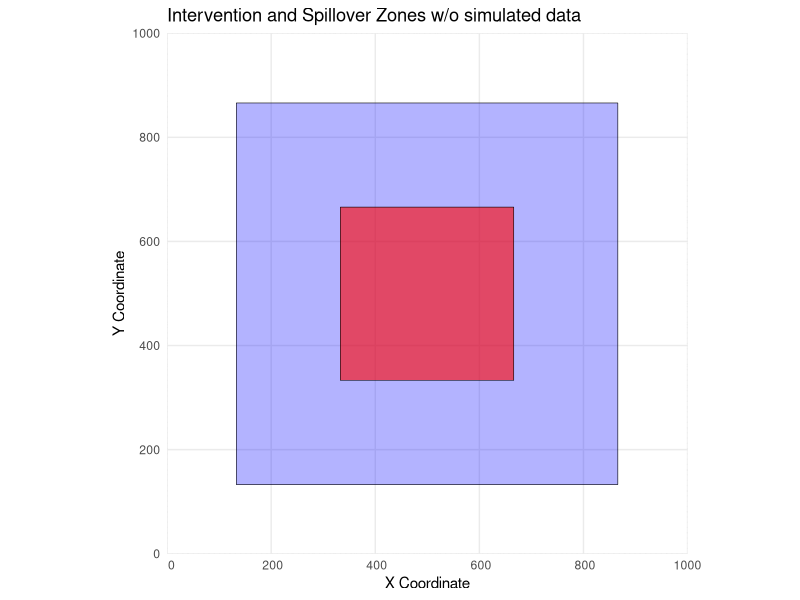
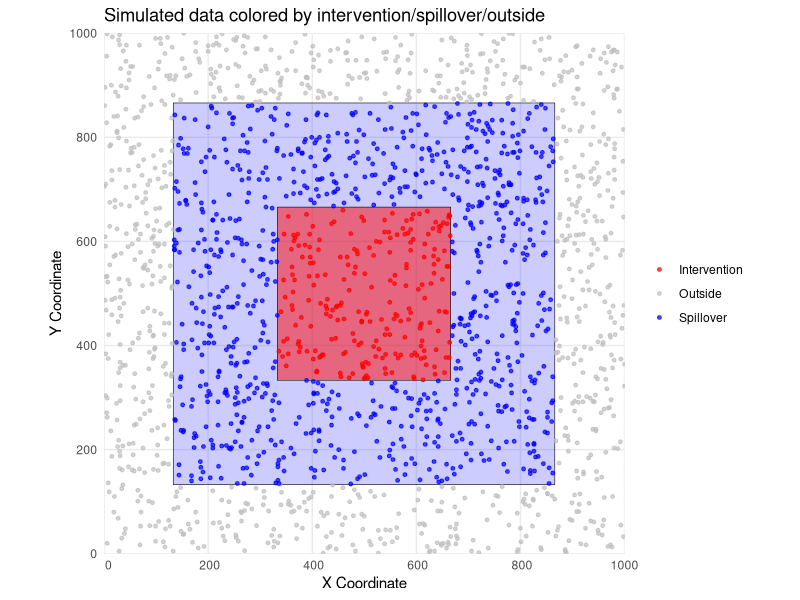
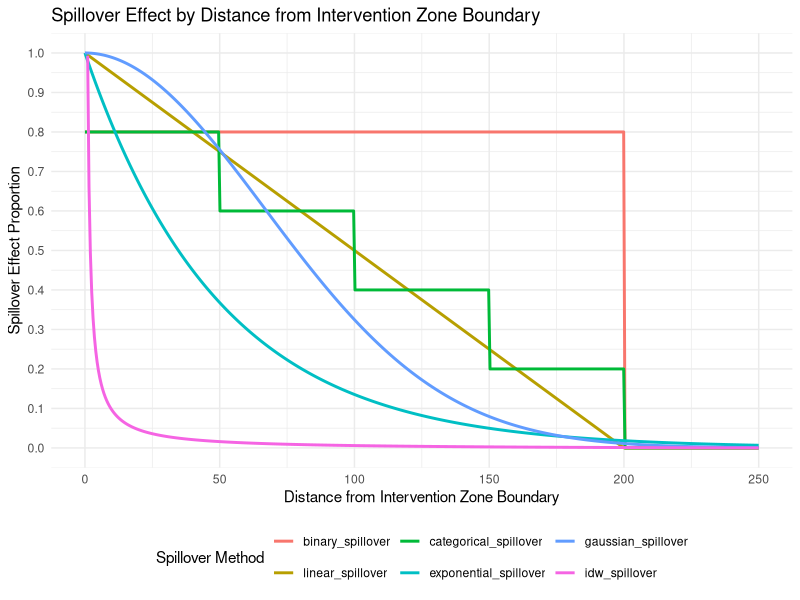
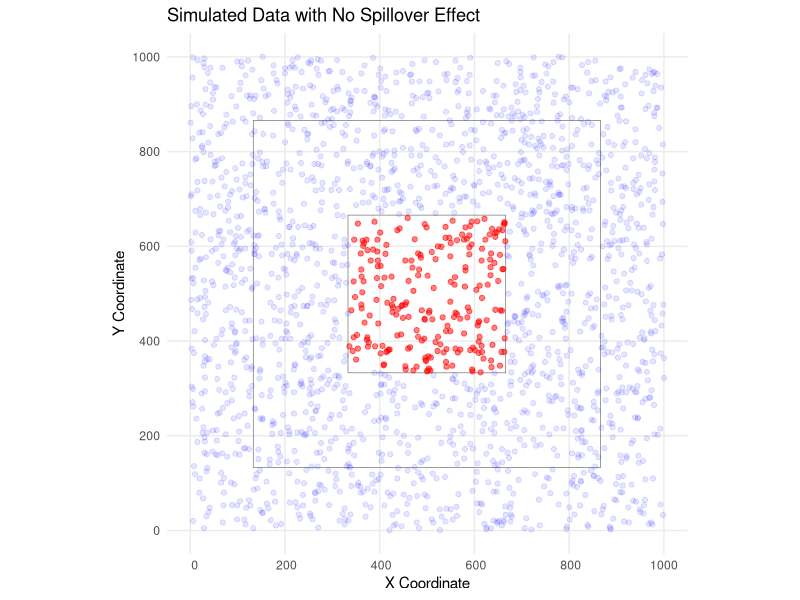
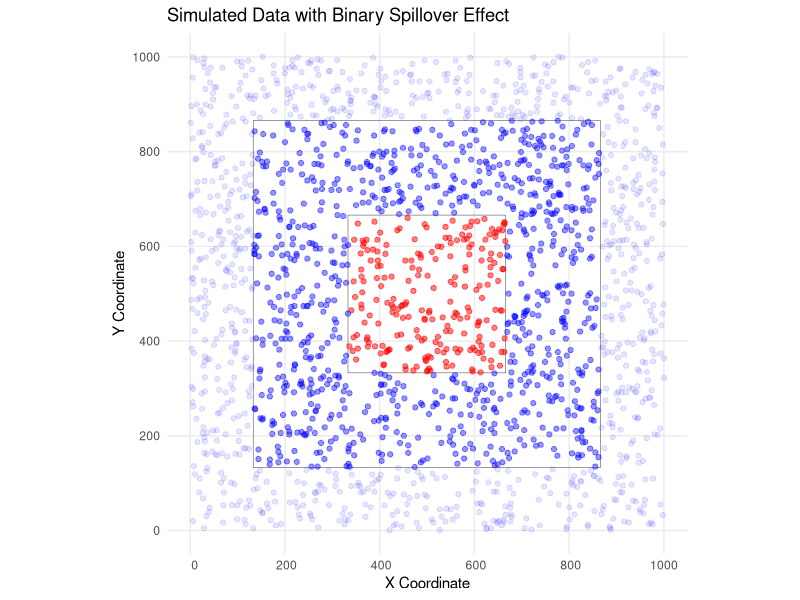
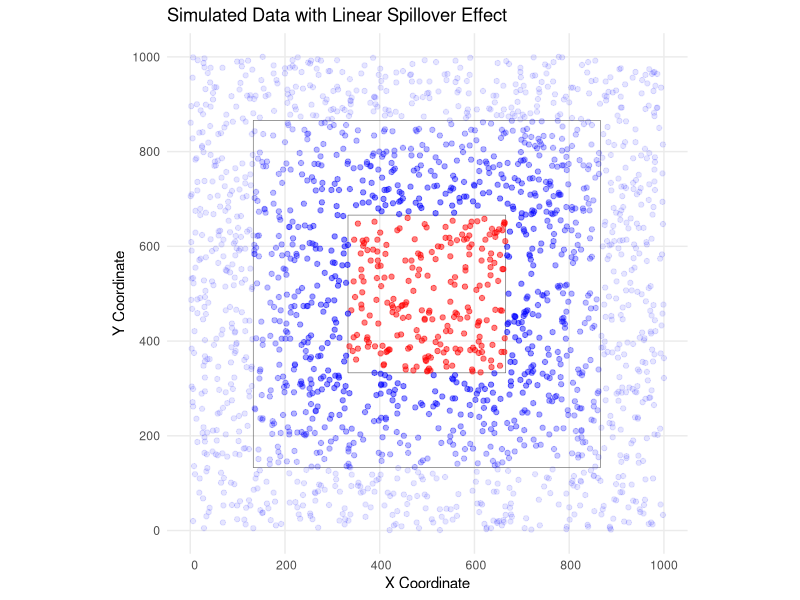
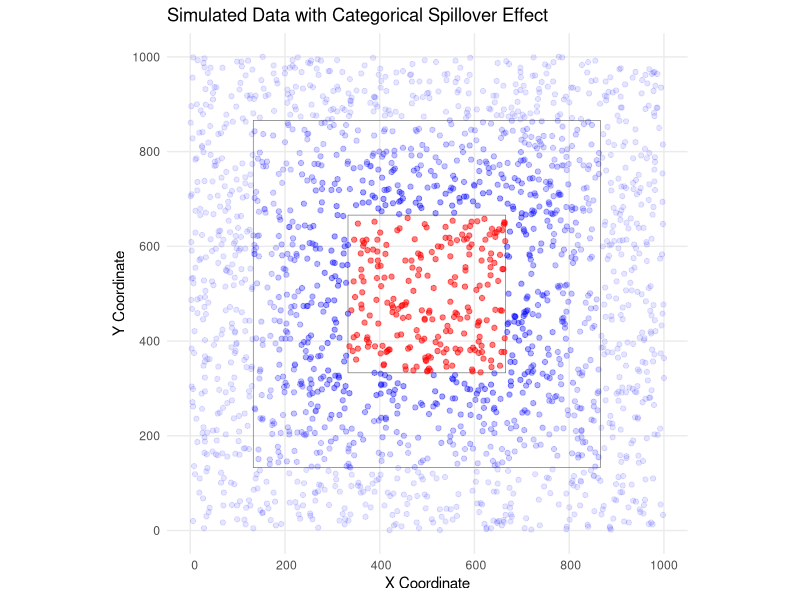
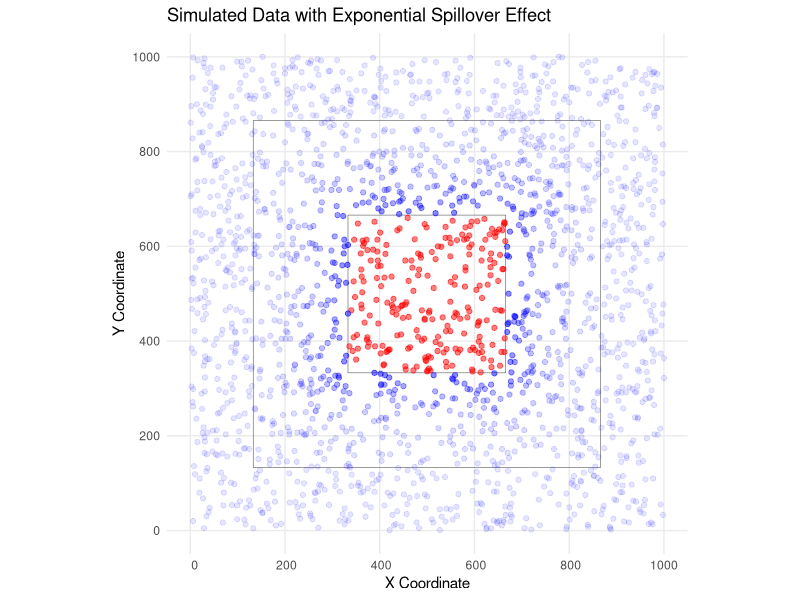

R code for these plots, in order:
## ---- chunk 1
# load packages
library(tidyverse)
library(ggplot2)
library(sf) # simple features - store & manipulate spatial data
library(reshape2)
library(gridExtra)

# set seed
set.seed(2024)
## ---- chunk 2
### Create intervention & spillover polygons ###
# Define the intervention zone polygon (333,333) to (666,666)
intervention_zone <- st_polygon(list(matrix(c(333, 333,
                                              666, 333,
                                              666, 666,
                                              333, 666,
                                              333, 333), 
                                            ncol = 2, byrow = TRUE)))

# Define the spillover zone polygon (133,133) to (866,866)
spillover_zone <- st_polygon(list(matrix(c(133, 133,
                                           866, 133,
                                           866, 866,
                                           133, 866,
                                           133, 133), 
                                         ncol = 2, byrow = TRUE)))

# Create sf objects for both polygons (simple feature collection of geometries) (CRS=NA is unit-based instead of map-based)
intervention_sf <- st_sfc(intervention_zone, crs = NA_crs_)
spillover_sf <- st_sfc(spillover_zone, crs = NA_crs_)
## ---- chunk 3
### Plot polygons to check ###
# Create simple data frames for both polygons
intervention_zone_df <- st_as_sf(data.frame(geometry = intervention_sf, zone = "Intervention"))
spillover_zone_df <- st_as_sf(data.frame(geometry = spillover_sf, zone = "Spillover"))

# Combine both data frames into one for plotting
zones_df <- rbind(intervention_zone_df, spillover_zone_df)

# Plot using ggplot2
ggplot() +
  # Plot spillover zone in blue
  geom_sf(data = spillover_zone_df, fill = "blue", alpha = 0.3, color = "black", size = 1) +
  # Plot intervention zone in red
  geom_sf(data = intervention_zone_df, fill = "red", alpha = 0.6, color = "black", size = 1) +
  # Set limits to match the grid size
  coord_sf(xlim = c(0, 1000), ylim = c(0, 1000), expand = FALSE) +
  # set plot theme
  theme_minimal() +
  # assign title/x/y labels
  labs(title = "Intervention and Spillover Zones w/o simulated data", x = "X Coordinate", y = "Y Coordinate")
## ---- chunk 4
### Simulate coordinates for Cells (location) ###
# Create a 1000x1000 grid
grid_size <- 1000

# Simulate 2000 random points on the grid with integer coordinates
points <- tibble(x = sample(1:grid_size, 2000, replace = TRUE), 
                 y = sample(1:grid_size, 2000, replace = TRUE))

# Convert points to sf (simple features) objects
points_sf <- st_as_sf(points, coords = c("x", "y"), crs = NA_crs_)

# Compute the distance from each point to the intervention zone & add to points df
distances <- st_distance(points_sf, intervention_sf)
points$intervention_distance <- as.vector(distances)

# Add indicators for if point is inside the intervention zone (1 if inside, 0 if not)
points$intervention_zone <- ifelse(st_within(points_sf, intervention_sf, sparse = FALSE), 1, 0)

# Add indicators for if point is inside the spillover zone (outside intervention zone)
points$spillover_zone <- ifelse(
  st_within(points_sf, spillover_sf, sparse = FALSE) & !st_within(points_sf, intervention_sf, sparse = FALSE), 1, 0)

# Add column "zone" as intervention/spillover/outside for each point
points$zone <- ifelse(points$intervention_zone == 1, "Intervention",
                      ifelse(points$spillover_zone == 1, "Spillover", "Outside"))
## ---- chunk 5
### Plot points on top of grid colored by zone ###
# Convert the points into an sf object using the coordinates (x, y)
points_sf <- st_as_sf(points, coords = c("x", "y"), crs = NA_crs_)

# Plot the polygons and the points
ggplot() +
  # Plot the spillover zone in blue
  geom_sf(data = spillover_sf, fill = "blue", alpha = 0.2, color = "black", size = 1) +
  # Plot the intervention zone in red
  geom_sf(data = intervention_sf, fill = "red", alpha = 0.5, color = "black", size = 1) +
  # Plot the points, color them based on the zone
  geom_sf(data = points_sf, aes(color = zone), size = 1, alpha = 0.7) +
  # set colors for each zone
  scale_color_manual(values = c("Intervention" = "red", "Spillover" = "blue", "Outside" = "grey")) +
  # set plot coordinates
  coord_sf(xlim = c(0, 1000), ylim = c(0, 1000), expand = FALSE) +
  # set plot theme
  theme_minimal() +
  # set plot labels
  labs(title = "Simulated data colored by intervention/spillover/outside", x = "X Coordinate", y = "Y Coordinate") +
  theme(legend.title = element_blank())  # Remove legend title
## ---- chunk 6
### Set Constants ###
# Define constants for outcome computation
alpha <- 0.2
beta <- 1

# max distance
max_distance <- sqrt((133-333)^2 + (866-666)^2)
## ---- chunk 7
### Compute Response (no spillover) ###
# Calculate distances between each point and the intervention zone
intervention_distance <- points$intervention_distance

# Compute the outcome value: outcome = alpha + beta * x_i
points$outcome_none <- alpha + beta * points$intervention_zone
## ---- chunk 8
### Compute Binary Spillover effect ###
# maximum spillover effect
spillover_binary_max <- 0.8

# compute binary spillover outcomes
spillover_binary <- spillover_binary_max * points$spillover_zone
points$outcome_binary <- points$outcome_none + spillover_binary
## ---- chunk 9
### Compute Linear Spillover effect ###
# maximum spillover effect
spillover_linear_max <- 1.0

# Compute linear_spillover for points in the spillover zone
linear_spillover <- ifelse(points$spillover_zone == 1, spillover_linear_max*(1-intervention_distance/max_distance), 0) # Linear decay
points$outcome_linear <- points$outcome_none + linear_spillover # add linear spillover adjusted outcome
## ---- chunk 10
### Compute Categorical Spillover Effect ###
# Buffer width is based on dividing the distance between spillover and intervention zones by 4
total_buffer_width <- 866 - 666  # The distance from the intervention zone to spillover boundary
buffer_width <- total_buffer_width / 4  # Divide the total width into 4 segments

# Create buffer zones from the intervention zone outward
segment_1 <- st_difference(st_buffer(intervention_sf, buffer_width), intervention_sf)
segment_2 <- st_difference(st_buffer(intervention_sf, buffer_width * 2), st_buffer(intervention_sf, buffer_width))
segment_3 <- st_difference(st_buffer(intervention_sf, buffer_width * 3), st_buffer(intervention_sf, buffer_width * 2))
segment_4 <- st_difference(st_buffer(intervention_sf, total_buffer_width), st_buffer(intervention_sf, buffer_width * 3))


# Loop through each segment and assign the appropriate spillover effect
categorical_spillover <- rep(0, nrow(points))
categorical_spillover[st_intersects(points_sf, segment_4, sparse = FALSE)] <- 0.2
categorical_spillover[st_intersects(points_sf, segment_3, sparse = FALSE)] <- 0.4
categorical_spillover[st_intersects(points_sf, segment_2, sparse = FALSE)] <- 0.6
categorical_spillover[st_intersects(points_sf, segment_1, sparse = FALSE)] <- 0.8

# add effect of 0.25 to any point in spillover zone that hasn't been assigned effect (corners that are left out)
spillover_effect_points <- st_intersects(points_sf, spillover_sf, sparse = FALSE)  # Identify points in spillover zone
no_effect_points <- is.na(categorical_spillover) | categorical_spillover == 0  # Identify points without an effect
categorical_spillover[spillover_effect_points & no_effect_points] <- 0.2

# Now calculate the overall outcome with the spillover effect
points$outcome_categorical <- points$outcome_none + categorical_spillover

# Plot categorical spillover zones (corners included with outermost zone)
# ggplot() +
#   geom_sf(data = spillover_sf, fill = "blue", alpha = 0.2) +  # Spillover zone in light blue
#   geom_sf(data = intervention_sf, fill = "red", alpha = 0.5) +  # Intervention zone in red
#   geom_sf(data = segment_1, fill = "yellow", alpha = 0.3) +  # First buffer zone
#   geom_sf(data = segment_2, fill = "green", alpha = 0.3) +   # Second buffer zone
#   geom_sf(data = segment_3, fill = "orange", alpha = 0.3) +  # Third buffer zone
#   geom_sf(data = segment_4, fill = "purple", alpha = 0.3) +  # Fourth buffer zone
#   theme_minimal() +
#   ggtitle("Concentric Buffer Zones to Spillover Zone Corners") +
#   coord_sf(xlim = c(0, 1000), ylim = c(0, 1000))
## ---- chunk 11
### Compute Exponential Spillover effect ###
# constants
spillover_exponential_max <- 1.0 # maximum spillover effect
k <- 5  # Decay rate

# Compute exponential_spillover for points in the spillover zone
exponential_spillover <- ifelse(points$spillover_zone == 1,
                                # exponential decay
                                spillover_exponential_max*exp(-k*(intervention_distance/max_distance)), 0)

# Compute the outcome with the exponential_spillover effect
points$outcome_exponential <- points$outcome_none + exponential_spillover
## ---- chunk 12
### Compute Gaussian Spillover effect ###
sigma <- max_distance / 3  # The standard deviation for the Gaussian decay, scaled to the distance

# Compute gaussian_spillover for points in the spillover zone
gaussian_spillover <- ifelse(points$spillover_zone == 1,
                                    # Gaussian decay
                                    exp(-(intervention_distance^2) / (2*sigma^2)), 0)

# Compute the outcome with the gaussian_spillover effect
points$outcome_gaussian <- points$outcome_none + gaussian_spillover
## ---- chunk 13
### Compute IDW Spillover effect ###
epsilon <- 0.001  # Small constant to prevent division by zero

# Compute IDW_spillover for points in the spillover zone
idw_spillover <- ifelse(points$spillover_zone == 1,
                        # IDW decay: 1 / (distance_to_intervention + epsilon)
                        1 / (intervention_distance + epsilon), 0)

# Normalize IDW_spillover to ensure it goes to 0 at the spillover boundary
idw_spillover <- ifelse(intervention_distance <= max_distance,
                        idw_spillover * (max_distance - intervention_distance) / max_distance, 0)

# adjust for boundary cases >1.0
idw_spillover <- ifelse(idw_spillover >= 1.0, 1.0, idw_spillover)

# Compute the outcome with the idw_spillover effect
points$outcome_idw <- points$outcome_none + idw_spillover
## ---- chunk 14
### Print preview of data ###
head(points)
## ---- chunk 15
### Mean Values of each Spillover Method ###
# breakdown further by intervention/spillover/other
mean(points$outcome_none) 

mean(points$outcome_binary)

mean(points$outcome_linear)

mean(points$outcome_categorical)

mean(points$outcome_exponential)

mean(points$outcome_gaussian)

mean(points$outcome_idw)
## ---- chunk 16
### Spillover Method Formulas ###
# Define distance range from 0 to 250
distance <- seq(0, 250, length.out = 500)

# Define spillover effects as functions of distance
# binary
binary_spillover <- ifelse(distance >= 0 & distance <= 200, 0.8, 0)

# linear
linear_spillover <- pmax(1 - (distance / 200), 0)

# categorical
categorical_spillover <- ifelse(distance <= 50, 0.8,
                                 ifelse(distance <= 100, 0.6,
                                        ifelse(distance <= 150, 0.4, 
                                               ifelse(distance <= 200, 0.2, 0))))

# exponential
exponential_spillover <- 1.0 * exp(-5 * (distance / 250))

# gaussian
gaussian_spillover <- exp(-(distance^2) / (2 * ((200/3)^2)))

# IDW
idw_spillover <- 1 / (distance + 0.001) * (1 - distance / 250)

### Plot ###
# Create a data frame for plotting
plot_data <- data.frame(
  distance = distance,
  binary_spillover = binary_spillover,
  linear_spillover = linear_spillover,
  categorical_spillover = categorical_spillover,
  exponential_spillover = exponential_spillover,
  gaussian_spillover = gaussian_spillover,
  idw_spillover = idw_spillover
)

# Reshape the data for ggplot
plot_data_long <- melt(plot_data, id.vars = "distance", variable.name = "spillover_method", value.name = "spillover_effect")

# Create the line plot
ggplot(plot_data_long, aes(x = distance, y = spillover_effect, color = spillover_method)) +
  geom_line(size = 1) +
  scale_y_continuous(limits = c(0, 1), breaks = seq(0, 1, 0.1)) +
  labs(
    title = "Spillover Effect by Distance from Intervention Zone Boundary",
    x = "Distance from Intervention Zone Boundary",
    y = "Spillover Effect Proportion",
    color = "Spillover Method"
  ) +
  theme_minimal() +
  theme(legend.position = "bottom")
## ---- chunk 17
### No Spillover ###
spillover_method <- points$outcome_none

plot_none <- ggplot() +
  # Plot intervention zone boundary
  geom_sf(data = intervention_sf, fill = NA, alpha = 0.5) +
  # Plot spillover zone boundary
  geom_sf(data = spillover_sf, fill = NA, alpha = 0.3) +
  # Plot points
  geom_point(data = points, 
             aes(x = x, y = y, 
                 color = ifelse(intervention_zone == 1, "red", "blue"),  # Color points based on zone
                 alpha = spillover_method),  # Adjust opacity based on response
             show.legend = FALSE) +  # Hide legend for points
  # Add labels
  labs(title = "Simulated Data with No Spillover Effect", x = "X Coordinate", y = "Y Coordinate") +
  # Set theme
  theme_minimal() +
  # Adjust color scale (maintain transparency)
  scale_color_identity() +  # Use specified colors directly
  scale_alpha(range = c(0.1, 0.5))  # Set alpha scale for transparency

# print plot
plot_none
## ---- chunk 18
### Binary Spillover ###
spillover_method <- points$outcome_binary

plot_binary <- ggplot() +
  # Plot intervention zone boundary
  geom_sf(data = intervention_sf, fill = NA, alpha = 0.5) +
  # Plot spillover zone boundary
  geom_sf(data = spillover_sf, fill = NA, alpha = 0.3) +
  # Plot points
  geom_point(data = points, 
             aes(x = x, y = y, 
                 color = ifelse(intervention_zone == 1, "red", "blue"),  # Color points based on zones
                 alpha = spillover_method),  # Adjust opacity based on response
             show.legend = FALSE) +  # Hide legend for points
  # Add labels
  labs(title = "Simulated Data with Binary Spillover Effect", x = "X Coordinate", y = "Y Coordinate") +
  # Set theme
  theme_minimal() +
  # Adjust color scale (maintain transparency)
  scale_color_identity() +  # Use specified colors directly
  scale_alpha(range = c(0.1, 0.5))  # Set alpha scale for transparency

# print plot
plot_binary
## ---- chunk 19
### Linear Spillover ###
spillover_method <- points$outcome_linear

plot_linear <- ggplot() +
  # Plot intervention zone boundary
  geom_sf(data = intervention_sf, fill = NA, alpha = 0.5) +
  # Plot spillover zone boundary
  geom_sf(data = spillover_sf, fill = NA, alpha = 0.3) +
  # Plot points
  geom_point(data = points, 
             aes(x = x, y = y, 
                 color = ifelse(intervention_zone == 1, "red", "blue"),  # Color points based on zones
                 alpha = spillover_method),  # Adjust opacity based on response
             show.legend = FALSE) +  # Hide legend for points
  # Add labels
  labs(title = "Simulated Data with Linear Spillover Effect", x = "X Coordinate", y = "Y Coordinate") +
  # Set theme
  theme_minimal() +
  # Adjust color scale (maintain transparency)
  scale_color_identity() +  # Use specified colors directly
  scale_alpha(range = c(0.1, 0.5))  # Set alpha scale for transparency

# print plot
plot_linear
## ---- chunk 20
### Categorical Spillover ###
spillover_method <- points$outcome_categorical

plot_categorical <- ggplot() +
  # Plot intervention zone boundary
  geom_sf(data = intervention_sf, fill = NA, alpha = 0.5) +
  # Plot spillover zone boundary
  geom_sf(data = spillover_sf, fill = NA, alpha = 0.3) +
  # Plot points
  geom_point(data = points, 
             aes(x = x, y = y, 
                 color = ifelse(intervention_zone == 1, "red", "blue"),  # Color points based on zones
                 alpha = spillover_method),  # Adjust opacity based on response
             show.legend = FALSE) +  # Hide legend for points
  # Add labels
  labs(title = "Simulated Data with Categorical Spillover Effect", x = "X Coordinate", y = "Y Coordinate") +
  # Set theme
  theme_minimal() +
  # Adjust color scale (maintain transparency)
  scale_color_identity() +  # Use specified colors directly
  scale_alpha(range = c(0.1, 0.5))  # Set alpha scale for transparency

# print plot
plot_categorical
## ---- chunk 21
### Exponential Spillover ###
spillover_method <- points$outcome_exponential

plot_exponential <- ggplot() +
  # Plot intervention zone boundary
  geom_sf(data = intervention_sf, fill = NA, alpha = 0.5) +
  # Plot spillover zone boundary
  geom_sf(data = spillover_sf, fill = NA, alpha = 0.3) +
  # Plot points
  geom_point(data = points, 
             aes(x = x, y = y, 
                 color = ifelse(intervention_zone == 1, "red", "blue"),  # Color points based on zones
                 alpha = spillover_method),  # Adjust opacity based on response
             show.legend = FALSE) +  # Hide legend for points
  # Add labels
  labs(title = "Simulated Data with Exponential Spillover Effect", x = "X Coordinate", y = "Y Coordinate") +
  # Set theme
  theme_minimal() +
  # Adjust color scale (maintain transparency)
  scale_color_identity() +  # Use specified colors directly
  scale_alpha(range = c(0.1, 0.5))  # Set alpha scale for transparency

# print plot
plot_exponential
## ---- chunk 22
### Gaussian Spillover ###
spillover_method <- points$outcome_gaussian

plot_gaussian <- ggplot() +
  # Plot intervention zone boundary
  geom_sf(data = intervention_sf, fill = NA, alpha = 0.5) +
  # Plot spillover zone boundary
  geom_sf(data = spillover_sf, fill = NA, alpha = 0.3) +
  # Plot points
  geom_point(data = points, 
             aes(x = x, y = y, 
                 color = ifelse(intervention_zone == 1, "red", "blue"),  # Color points based on zones
                 alpha = spillover_method),  # Adjust opacity based on response
             show.legend = FALSE) +  # Hide legend for points
  # Add labels
  labs(title = "Simulated Data with Gaussian Spillover Effect", x = "X Coordinate", y = "Y Coordinate") +
  # Set theme
  theme_minimal() +
  # Adjust color scale (maintain transparency)
  scale_color_identity() +  # Use specified colors directly
  scale_alpha(range = c(0.1, 0.5))  # Set alpha scale for transparency

# print plot
plot_gaussian
## ---- chunk 23
### IDW Spillover ###
spillover_method <- points$outcome_idw

plot_idw <- ggplot() +
  # Plot intervention zone boundary
  geom_sf(data = intervention_sf, fill = NA, alpha = 0.5) +
  # Plot spillover zone boundary
  geom_sf(data = spillover_sf, fill = NA, alpha = 0.3) +
  # Plot points
  geom_point(data = points, 
             aes(x = x, y = y, 
                 color = ifelse(intervention_zone == 1, "red", "blue"),  # Color points based on zones
                 alpha = spillover_method),  # Adjust opacity based on response
             show.legend = FALSE) +  # Hide legend for points
  # Add labels
  labs(title = "Simulated Data with IDW Spillover Effect", x = "X Coordinate", y = "Y Coordinate") +
  # Set theme
  theme_minimal() +
  # Adjust color scale (maintain transparency)
  scale_color_identity() +  # Use specified colors directly
  scale_alpha(range = c(0.1, 0.5))  # Set alpha scale for transparency

# print plot
plot_idw
